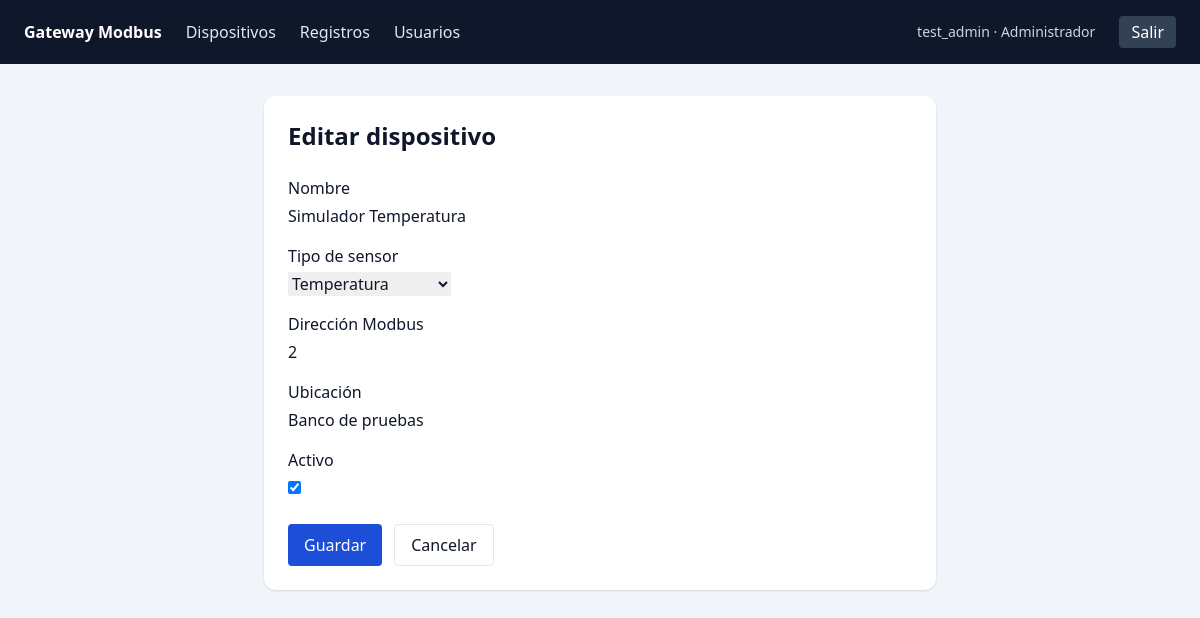
/devices/2/edit/ (signed in), run on the app's committed database.
### accounts/models.py (models this page shows, shortened)
class User(AbstractUser):
    class Role(models.TextChoices):
        ADMINISTRATOR = "admin", "Administrador"
        OPERATOR = "operator", "Operador"
    role = models.CharField(
        "rol",
        max_length=10,
        choices=Role.choices,
        default=Role.OPERATOR,
    )
    @property
    def has_admin_access(self):
        return self.is_superuser or self.role == self.Role.ADMINISTRATOR

### iot_core/models.py (models this page shows, shortened)
class Device(models.Model):
    class SensorType(models.TextChoices):
        VOLTAGE = "voltage", "Voltaje"
        TEMPERATURE = "temperature", "Temperatura"
        VALVE_POSITION = "valve_position", "Posición de válvula"
        OTHER = "other", "Otro"
    SENSOR_UNITS = {
        SensorType.VOLTAGE: "V",
        SensorType.TEMPERATURE: "°C",
        SensorType.VALVE_POSITION: "%",
        SensorType.OTHER: "",
    }
    name = models.CharField("nombre", max_length=120)
    sensor_type = models.CharField(
        "tipo de sensor",
        max_length=20,
        choices=SensorType.choices,
        default=SensorType.OTHER,
    )
    modbus_address = models.PositiveSmallIntegerField(
        "dirección Modbus",
        validators=[MinValueValidator(1), MaxValueValidator(247)],
    )
    location = models.CharField("ubicación", max_length=200)
    is_active = models.BooleanField("activo", default=True)
    class Meta:
        ordering = ("name",)
        verbose_name = "dispositivo"
        verbose_name_plural = "dispositivos"

### iot_core/views.py (the view, shortened to what this page needs)
# urls.py: path("devices/<int:pk>/edit/", AdministratorDeviceUpdateView.as_view(), name="device_update"),
class AdministratorDeviceUpdateView(AdministratorRequiredMixin, UpdateView):
    model = Device
    fields = ("name", "sensor_type", "modbus_address", "location", "is_active")
    template_name = "generic_form.html"
    success_url = reverse_lazy("device_list")
    extra_context = {"page_title": "Editar dispositivo"}

### accounts/mixins.py (called while the page is built)
    def test_func(self):
        return self.request.user.has_admin_access

### templates/generic_form.html (shortened to what this page needs)
{% extends "base.html" %}
{% block content %}
<section class="mx-auto max-w-2xl rounded-xl bg-white p-6 shadow">
  <h1 class="mb-6 text-2xl font-semibold">{{ page_title }}</h1>
  <form method="post" class="space-y-4">
    {% for field in form %}
      <div>
        <label class="mb-1 block font-medium" for="{{ field.id_for_label }}">{{ field.label }}</label>
        {{ field }}
      </div>
    {% endfor %}
    <div class="flex gap-3 pt-2">
      <button class="rounded bg-blue-700 px-4 py-2 text-white hover:bg-blue-800" type="submit">Guardar</button>
      <a class="rounded border px-4 py-2" href="{{ view.success_url }}">Cancelar</a>
    </div>
  </form>
</section>
{% endblock %}

### templates/base.html (shortened to what this page needs)
<!doctype html>
<html lang="es">
<head>
  <script src="https://cdn.tailwindcss.com"></script>
</head>
<body class="min-h-screen bg-slate-100 text-slate-900">
  <header class="bg-slate-900 text-white">
    <nav class="mx-auto flex max-w-7xl items-center gap-6 px-6 py-4">
      <a class="font-semibold" href="{% url 'dashboard' %}">Gateway Modbus</a>
      {% if user.is_authenticated %}
        <a class="text-slate-200 hover:text-white" href="{% url 'device_list' %}">Dispositivos</a>
        <a class="text-slate-200 hover:text-white" href="{% url 'record_list' %}">Registros</a>
        {% if user.has_admin_access %}
          <a class="text-slate-200 hover:text-white" href="{% url 'accounts:user_list' %}">Usuarios</a>
        {% endif %}
        <span class="ml-auto text-sm text-slate-300">{{ user.get_full_name|default:user.username }} · {{ user.get_role_display }}</span>
        <form method="post" action="{% url 'logout' %}">
          <button class="rounded bg-slate-700 px-3 py-1 hover:bg-slate-600" type="submit">Salir</button>
        </form>
      {% endif %}
    </nav>
  </header>
  <main class="mx-auto max-w-7xl px-6 py-8">
    {% block content %}{% endblock %}
  </main>
</body>
</html>

### data on the page
User: get_full_name "test_admin", role "Administrador"
Device: form "Simulador Temperatura" "Temperatura" "2" "Banco de pruebas" "☑"

### other printed values
{{ page_title }} "Editar dispositivo"
{{ field.label }} "Nombre" "Tipo de sensor" "Dirección Modbus" "Ubicación" "Activo"
